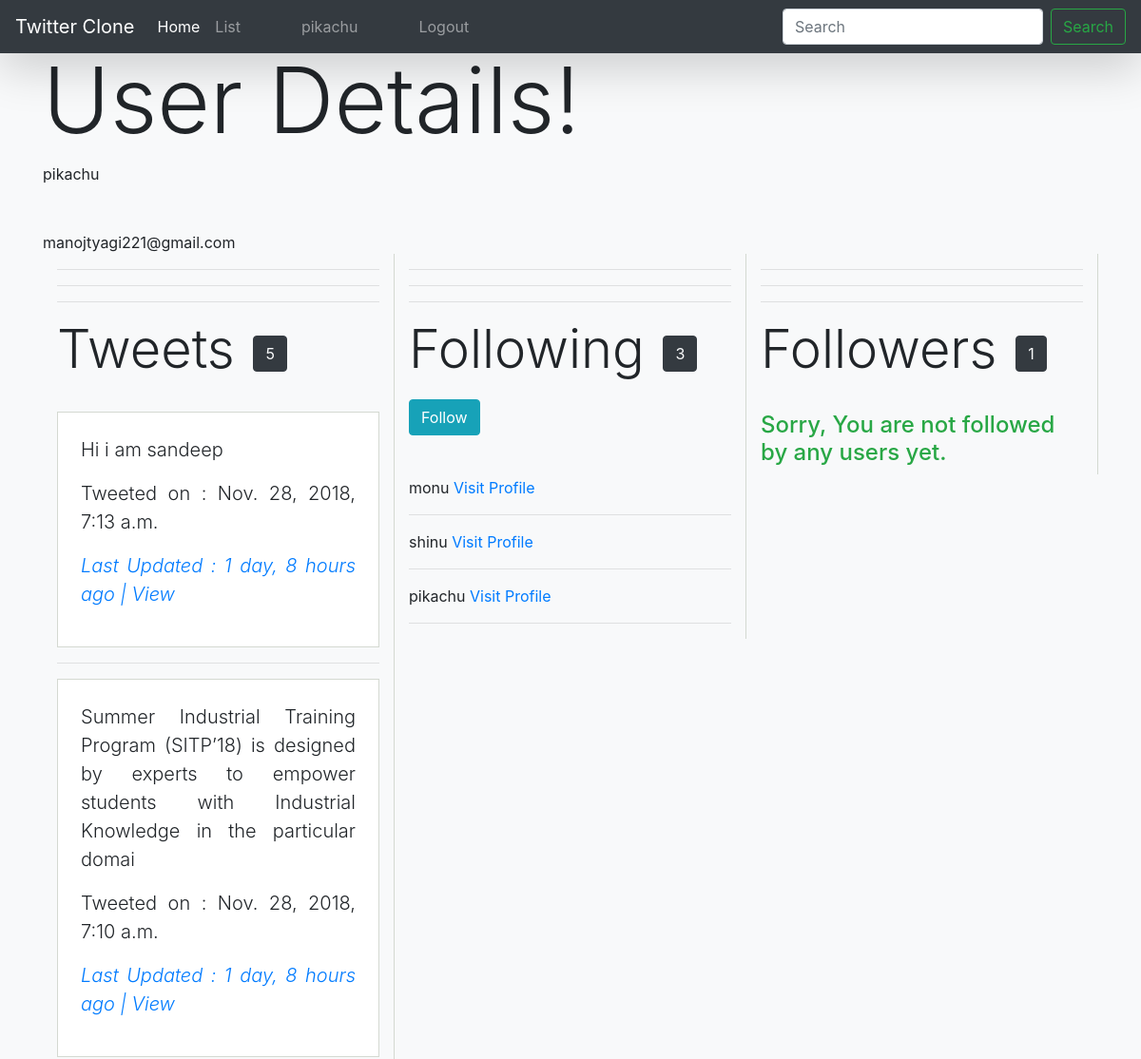
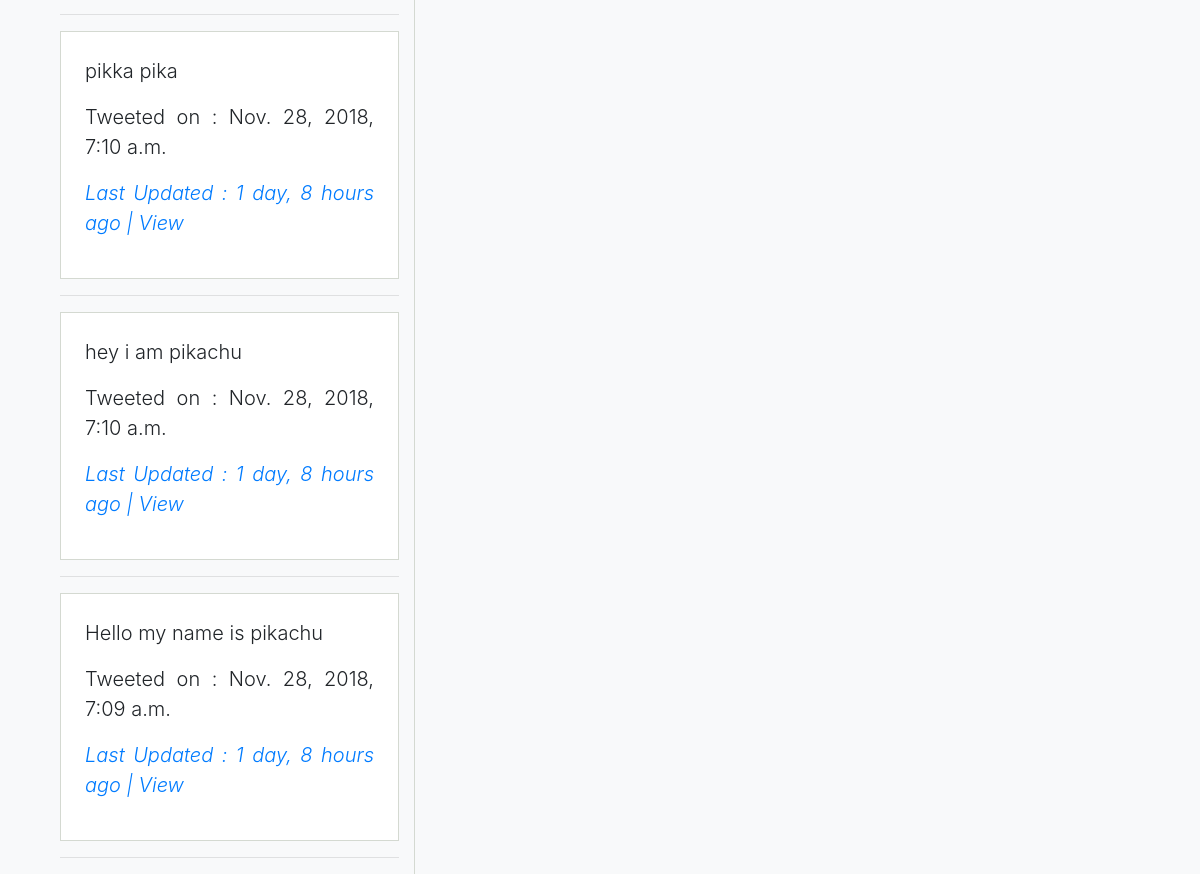
The app's page /accounts/profile/pikachu/ (signed in) with its own data (2 pictures, top to bottom).
### tweets/models.py (models this page shows, shortened)
class Tweet(models.Model):
    user = models.ForeignKey(settings.AUTH_USER_MODEL, default= 1, on_delete = models.CASCADE)
    content = models.CharField(max_length = 140, validators = [validate_content])
    timestamp = models.DateTimeField(auto_now_add = True)
    updated = models.DateTimeField(auto_now = True)
    class Meta:
        ordering = ['-updated', 'content']

### accounts/models.py (models this page shows, shortened)
class UserProfile(models.Model):
    user = models.OneToOneField(settings.AUTH_USER_MODEL, related_name='profile', on_delete=models.CASCADE)
    following = models.ManyToManyField(settings.AUTH_USER_MODEL, related_name = 'followed_by', blank=True, symmetrical=False)
    objects = UserProfileManager()
    def get_follow_url(self):
        return reverse_lazy('accounts:follow', kwargs = {'username':self.user.username})

### accounts/views.py (the view)
# urls.py: path('profile/<username>/', UserDetailView.as_view(), name='profile'),
class UserDetailView(DetailView):
	template_name = 'accounts/profile.html'
	queryset = User.objects.all()
	def get_object(self):
		return get_object_or_404(User, username__iexact=self.kwargs.get('username'))
	def get_context_data(self, *args, **kwargs):
		context = super(UserDetailView, self).get_context_data(*args, **kwargs)
		following = UserProfile.objects.is_following(self.request.user, self.get_object())
		context['following'] = following
		return context

### accounts/models.py (called while the page is built)
    def all(self):
        qs = self.get_queryset().all()
        try:
            if self.instance:
                qs = qs.exclude(user = self.instance)
        except:
            pass
        return qs

    def is_following(self, user, followed_by_user):
        user_profile, created = UserProfile.objects.get_or_create(user= user)
        if created:
            return False
        if followed_by_user in user_profile.following.all():
            return True
        return False

### templates/accounts/profile.html (shortened to what this page needs)
{% extends 'base.html' %}
{% block content %}
	<h1 class="display-1 mt-5" style="">User Details!</h1>
	{{ object.username }}<br>
	{{ object.firstName }}<br>
	{{ object.lastName }}<br>
	{{ object.email }}<br>
<div class="container-all">
	<div class="col-md-4 col-sm-12" style="float: left; border-right: 1px solid #d4d9d1;">
		<hr><hr><hr>
		<h1 class="display-4">
			Tweets
			<button class="ml-1 btn btn-dark text-light">{{ object.tweet_set.count }}</button>
		</h1>
		<br>
		{% for tweets in object.tweet_set.all %}
			<div style="border: 1px solid #d4d9d1; background: #fff; max-width: 400px; " class="text-justify p-4">
				<p class="lead">{{ tweets.content }}</p>
				<p class="lead">Tweeted on : {{ tweets.timestamp }}</p>
				<p class="lead font-italic text-primary">Last Updated : {{ tweets.updated|timesince }} ago | <a href="{% url 'tweets:tweet-detail' tweets.pk %}">View</a></p>
			</div>
			<hr>
		{% endfor %}
	</div>
	<div class="col-md-4 col-sm-12" style="float: left; border-right: 1px solid #d4d9d1;">
		<hr><hr><hr>
		<h1 class="display-4">
			Following
			<button class="ml-1 btn btn-dark text-light">{{ object.profile.following.count }}</button>
			<a href="{{ object.profile.get_follow_url }}" class="btn btn-info">
				{% if following %} Unollow {% else %} Follow {% endif %}
			</a>
		</h1>
		<br>
		{% for user in object.profile.following.all %}
			{{ user.username }}
			<a href="{% url 'accounts:profile' user.username %}">Visit Profile</a>
			<hr>
		{% empty %}
			<h4 class="text-danger">Sorry, You are not following any users yet.</h4>
		{% endfor %}
	</div>
	<div class="col-md-4 col-sm-12" style="float: left; border-right: 1px solid #d4d9d1;">
		<hr><hr><hr>
		<h1 class="display-4">
			Followers
			<button class="btn btn-dark text-light ml-1">{{ object.followed_by.count }}</button>
		</h1>
		<br>
		{% for prof in object.followed_by.all %}
			{{ prof.user.id }}
			{{ prof.user.username }}
			<a href="{% url 'accounts:profile' prof.user.username %}">Visit Profile</a>
			<hr>
		{% empty %}
			<h4 class="text-success">Sorry, You are not followed by any users yet.</h4>
		{% endfor %}
	</div>
</div>
{% endblock content %}

### templates/navbar.html (shortened to what this page needs)
<nav class="navbar navbar-expand-lg navbar-dark bg-dark fixed-top shadow-lg">
  <a class="navbar-brand" href="{% url 'home' %}">Twitter Clone</a>
  <div class="collapse navbar-collapse" id="navbarSupportedContent">
    <ul class="navbar-nav mr-auto">
      <li class="nav-item active">
        <a class="nav-link" href="{% url 'home' %}">Home <span class="sr-only">(current)</span></a>
      </li>
      <li class="nav-item">
        <a class="nav-link" href="{% url 'home' %}">List</a>
      </li>
        {% if user.is_authenticated %}
        <li class="nav-item">
          <a href="/accounts/profile/{{ user.username }}/" class="btn btn-outline-success my-2 my-sm-0 ml-5 dropdown-item nav-link">{{ user.username }}</a>
        </li>
        <li class="nav-item">
          <a class="btn btn-outline-success my-2 my-sm-0 ml-5 dropdown-item nav-link" href="{% url 'logout' %}">Logout</a>
        </li>
        {% endif %}
    </ul>
    <form class="form-inline my-2 my-lg-0">
      <input class="form-control mr-sm-2" type="search" placeholder="Search" aria-label="Search">
      <button class="btn btn-outline-success my-2 my-sm-0" type="submit">Search</button>
    </form>
  </div>
</nav>

### records on screen
Tweet: content "Hi i am sandeep", timestamp "Nov. 28, 2018, 7:13 a.m.", updated "1 day, 8 hours"
Tweet: content "Summer Industrial Training Program (SITP’18) is designed by experts to empower students with Industrial Knowledge in the particular domai", timestamp "Nov. 28, 2018, 7:10 a.m.", updated "1 day, 8 hours"
Tweet: content "pikka pika", timestamp "Nov. 28, 2018, 7:10 a.m.", updated "1 day, 8 hours"
Tweet: content "hey i am pikachu", timestamp "Nov. 28, 2018, 7:10 a.m.", updated "1 day, 8 hours"
Tweet: content "Hello my name is pikachu", timestamp "Nov. 28, 2018, 7:09 a.m.", updated "1 day, 8 hours"

### other values on screen
{{ user.username }} "pikachu"
{{ object.username }} "pikachu"
{{ object.email }} "manojtyagi221@gmail.com"
{{ object.tweet_set.count }} "5"
{{ object.profile.following.count }} "3"
{{ user.username }} "monu"
{{ user.username }} "shinu"
{{ object.followed_by.count }} "1"
